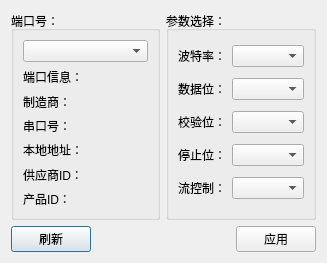
<?xml version="1.0" encoding="UTF-8"?>
<ui version="4.0">
 <class>SettingsDialog</class>
 <widget class="QDialog" name="SettingsDialog">
  <property name="geometry">
   <rect>
    <x>0</x>
    <y>0</y>
    <width>327</width>
    <height>263</height>
   </rect>
  </property>
  <property name="windowTitle">
   <string>设置</string>
  </property>
  <property name="windowIcon">
   <iconset resource="terminal.qrc">
    <normaloff>:/images/settings.png</normaloff>:/images/settings.png</iconset>
  </property>
  <layout class="QGridLayout" name="gridLayout_3">
   <item row="0" column="1">
    <widget class="QGroupBox" name="parametersBox">
     <property name="title">
      <string>参数选择：</string>
     </property>
     <layout class="QGridLayout" name="gridLayout_2">
      <item row="0" column="0">
       <widget class="QLabel" name="baudRateLabel">
        <property name="text">
         <string>波特率：</string>
        </property>
       </widget>
      </item>
      <item row="0" column="1">
       <widget class="QComboBox" name="baudRateBox"/>
      </item>
      <item row="1" column="0">
       <widget class="QLabel" name="dataBitsLabel">
        <property name="text">
         <string>数据位：</string>
        </property>
       </widget>
      </item>
      <item row="1" column="1">
       <widget class="QComboBox" name="dataBitsBox"/>
      </item>
      <item row="2" column="0">
       <widget class="QLabel" name="parityLabel">
        <property name="text">
         <string>校验位：</string>
        </property>
       </widget>
      </item>
      <item row="2" column="1">
       <widget class="QComboBox" name="parityBox"/>
      </item>
      <item row="3" column="0">
       <widget class="QLabel" name="stopBitsLabel">
        <property name="text">
         <string>停止位：</string>
        </property>
       </widget>
      </item>
      <item row="3" column="1">
       <widget class="QComboBox" name="stopBitsBox"/>
      </item>
      <item row="4" column="0">
       <widget class="QLabel" name="flowControlLabel">
        <property name="text">
         <string>流控制：</string>
        </property>
       </widget>
      </item>
      <item row="4" column="1">
       <widget class="QComboBox" name="flowControlBox"/>
      </item>
     </layout>
    </widget>
   </item>
   <item row="1" column="0" colspan="2">
    <layout class="QHBoxLayout" name="horizontalLayout">
     <item>
      <widget class="QPushButton" name="pushButton_Refresh">
       <property name="text">
        <string>刷新</string>
       </property>
      </widget>
     </item>
     <item>
      <spacer name="horizontalSpacer">
       <property name="orientation">
        <enum>Qt::Horizontal</enum>
       </property>
       <property name="sizeHint" stdset="0">
        <size>
         <width>96</width>
         <height>20</height>
        </size>
       </property>
      </spacer>
     </item>
     <item>
      <widget class="QPushButton" name="applyButton">
       <property name="text">
        <string>应用</string>
       </property>
      </widget>
     </item>
    </layout>
   </item>
   <item row="0" column="0">
    <widget class="QGroupBox" name="selectBox">
     <property name="title">
      <string>端口号：</string>
     </property>
     <layout class="QGridLayout" name="gridLayout">
      <item row="0" column="0">
       <widget class="QComboBox" name="serialPortInfoListBox"/>
      </item>
      <item row="1" column="0">
       <widget class="QLabel" name="descriptionLabel">
        <property name="text">
         <string>端口信息：</string>
        </property>
       </widget>
      </item>
      <item row="2" column="0">
       <widget class="QLabel" name="manufacturerLabel">
        <property name="text">
         <string>制造商：</string>
        </property>
       </widget>
      </item>
      <item row="3" column="0">
       <widget class="QLabel" name="serialNumberLabel">
        <property name="text">
         <string>串口号：</string>
        </property>
       </widget>
      </item>
      <item row="4" column="0">
       <widget class="QLabel" name="locationLabel">
        <property name="text">
         <string>本地地址：</string>
        </property>
       </widget>
      </item>
      <item row="5" column="0">
       <widget class="QLabel" name="vidLabel">
        <property name="text">
         <string>供应商ID：</string>
        </property>
       </widget>
      </item>
      <item row="6" column="0">
       <widget class="QLabel" name="pidLabel">
        <property name="text">
         <string>产品ID：</string>
        </property>
       </widget>
      </item>
     </layout>
    </widget>
   </item>
  </layout>
 </widget>
 <resources>
  <include location="terminal.qrc"/>
 </resources>
 <connections/>
</ui>
